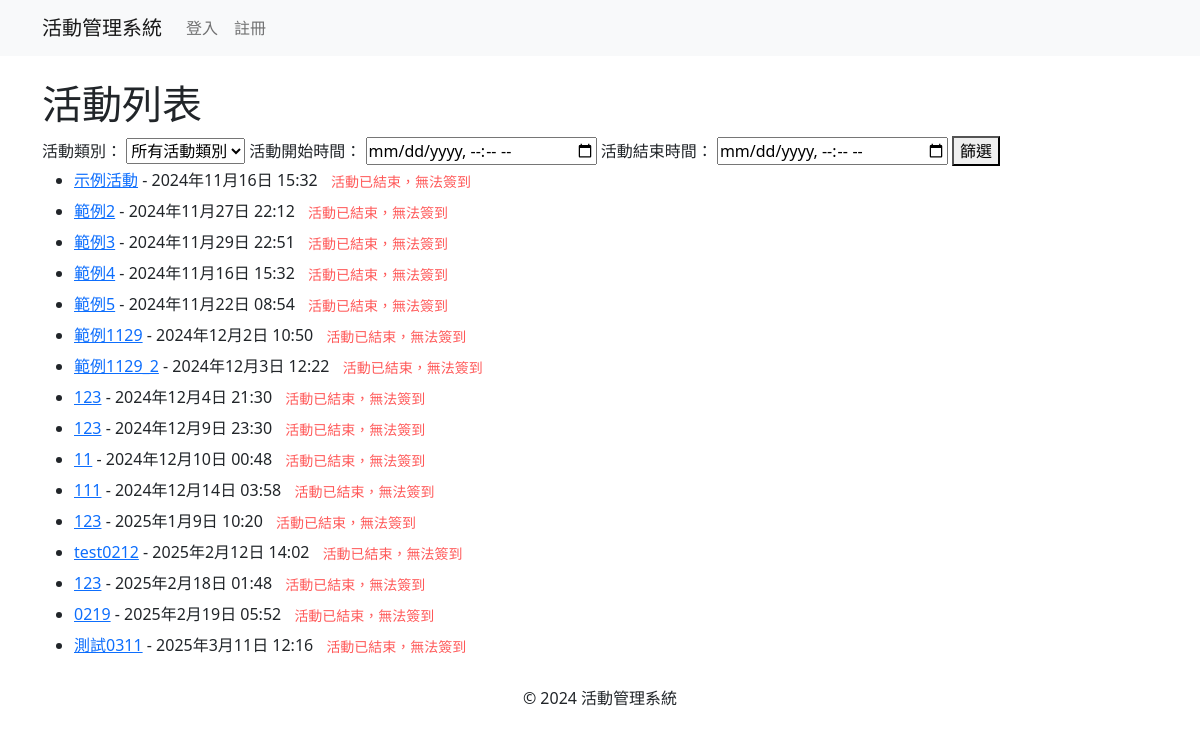
Screenshot of /events/ with the database file from the repository.
### events/models.py (models this page shows, shortened)
class Event(models.Model):
    ACTIVITY_TYPES = [
        ('lecture', '講座'),
        ('seminar', '研討會'),
    ]
    STATUS_CHOICES = [
        ('open', '報名中'),
        ('closed', '報名截止'),
        ('not_open', '尚未開放報名'),
    ]
    name = models.CharField(max_length=200)
    description = models.TextField()
    event_time = models.DateTimeField()
    end_time = models.DateTimeField()
    location = models.CharField(max_length=200)
    capacity_limit = models.PositiveIntegerField()
    registration_start = models.DateTimeField()
    registration_end = models.DateTimeField()
    activity_type = models.CharField(max_length=20, choices=ACTIVITY_TYPES)
    status = models.CharField(max_length=20, choices=STATUS_CHOICES, default='not_open')
    published_time = models.DateTimeField(auto_now_add=True)
    updated_time = models.DateTimeField(auto_now=True)
    poster = models.ImageField(upload_to='posters/', blank=True, null=True)
    language = models.CharField(max_length=100, blank=True, null=True)

### events/views.py (the view)
# urls.py: path('', views.event_list, name='event_list'),
def event_list(request):
    events = Event.objects.all()
    return render(request, 'events/event_list.html', {
        'events': events,
        'now': now(),
    })

### templates/events/event_list.html (shortened to what this page needs)
{% extends 'base.html' %}
{% block content %}
    <h1>活動列表</h1>
    <form method="get" action="{% url 'event_list' %}">
        <label for="activity_type">活動類別：</label>
        <select name="activity_type" id="activity_type">
            <option value="">所有活動類別</option>
        </select>
        <label for="start_time">活動開始時間：</label>
        <input type="datetime-local" name="start_time" id="start_time" value="{{ request.GET.start_time }}">
        <label for="end_time">活動結束時間：</label>
        <input type="datetime-local" name="end_time" id="end_time" value="{{ request.GET.end_time }}">
        <button type="submit">篩選</button>
    </form>
    <ul>
        {% for event in events %}
            <li>
                <a href="{% url 'event_detail' event.id %}">{{ event.name }}</a> - {{ event.event_time }}
                {% if event.end_time <= now %}
                    <button type="button" class="btn btn-sm btn-sm " style="color: red;"  disabled>活動已結束，無法簽到</button>
                {% endif %}
            </li>
        {% empty %}
            <li>目前沒有活動。</li>
        {% endfor %}
    </ul>
{% endblock %}

### rows the page displays
Event: name "示例活動", event_time "2024年11月16日 15:32", shows "活動已結束，無法簽到"
Event: name "範例2", event_time "2024年11月27日 22:12", shows "活動已結束，無法簽到"
Event: name "範例3", event_time "2024年11月29日 22:51", shows "活動已結束，無法簽到"
Event: name "範例4", event_time "2024年11月16日 15:32", shows "活動已結束，無法簽到"
Event: name "範例5", event_time "2024年11月22日 08:54", shows "活動已結束，無法簽到"
Event: name "範例1129", event_time "2024年12月2日 10:50", shows "活動已結束，無法簽到"
Event: name "範例1129_2", event_time "2024年12月3日 12:22", shows "活動已結束，無法簽到"
Event: name "123", event_time "2024年12月4日 21:30", shows "活動已結束，無法簽到"
Event: name "123", event_time "2024年12月9日 23:30", shows "活動已結束，無法簽到"
Event: name "11", event_time "2024年12月10日 00:48", shows "活動已結束，無法簽到"
Event: name "111", event_time "2024年12月14日 03:58", shows "活動已結束，無法簽到"
Event: name "123", event_time "2025年1月9日 10:20", shows "活動已結束，無法簽到"
Event: name "test0212", event_time "2025年2月12日 14:02", shows "活動已結束，無法簽到"
Event: name "123", event_time "2025年2月18日 01:48", shows "活動已結束，無法簽到"
Event: name "0219", event_time "2025年2月19日 05:52", shows "活動已結束，無法簽到"
Event: name "測試0311", event_time "2025年3月11日 12:16", shows "活動已結束，無法簽到"
